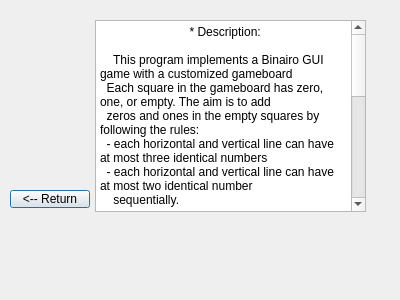
<?xml version="1.0" encoding="UTF-8"?>
<ui version="4.0">
 <class>InstructionsDialog</class>
 <widget class="QDialog" name="InstructionsDialog">
  <property name="geometry">
   <rect>
    <x>0</x>
    <y>0</y>
    <width>400</width>
    <height>300</height>
   </rect>
  </property>
  <property name="cursor">
   <cursorShape>PointingHandCursor</cursorShape>
  </property>
  <property name="windowTitle">
   <string>Dialog</string>
  </property>
  <widget class="QPushButton" name="pushButton">
   <property name="geometry">
    <rect>
     <x>10</x>
     <y>190</y>
     <width>80</width>
     <height>18</height>
    </rect>
   </property>
   <property name="text">
    <string>&lt;-- Return</string>
   </property>
  </widget>
  <widget class="QTextBrowser" name="textBrowser">
   <property name="geometry">
    <rect>
     <x>95</x>
     <y>20</y>
     <width>271</width>
     <height>192</height>
    </rect>
   </property>
   <property name="html">
    <string>&lt;!DOCTYPE HTML PUBLIC &quot;-//W3C//DTD HTML 4.0//EN&quot; &quot;http://www.w3.org/TR/REC-html40/strict.dtd&quot;&gt;
&lt;html&gt;&lt;head&gt;&lt;meta name=&quot;qrichtext&quot; content=&quot;1&quot; /&gt;&lt;meta charset=&quot;utf-8&quot; /&gt;&lt;style type=&quot;text/css&quot;&gt;
p, li { white-space: pre-wrap; }
hr { height: 1px; border-width: 0; }
li.unchecked::marker { content: &quot;\2610&quot;; }
li.checked::marker { content: &quot;\2612&quot;; }
&lt;/style&gt;&lt;/head&gt;&lt;body style=&quot; font-family:'Segoe UI'; font-size:9pt; font-weight:400; font-style:normal;&quot;&gt;
&lt;p align=&quot;center&quot; style=&quot; margin-top:0px; margin-bottom:0px; margin-left:0px; margin-right:0px; -qt-block-indent:0; text-indent:0px;&quot;&gt; * Description:&lt;/p&gt;
&lt;p align=&quot;center&quot; style=&quot;-qt-paragraph-type:empty; margin-top:0px; margin-bottom:0px; margin-left:0px; margin-right:0px; -qt-block-indent:0; text-indent:0px;&quot;&gt;&lt;br /&gt;&lt;/p&gt;
&lt;p style=&quot; margin-top:0px; margin-bottom:0px; margin-left:0px; margin-right:0px; -qt-block-indent:0; text-indent:0px;&quot;&gt;    This program implements a Binairo GUI game with a customized gameboard&lt;/p&gt;
&lt;p style=&quot; margin-top:0px; margin-bottom:0px; margin-left:0px; margin-right:0px; -qt-block-indent:0; text-indent:0px;&quot;&gt;  Each square in the gameboard has zero, one, or empty. The aim is to add&lt;/p&gt;
&lt;p style=&quot; margin-top:0px; margin-bottom:0px; margin-left:0px; margin-right:0px; -qt-block-indent:0; text-indent:0px;&quot;&gt;  zeros and ones in the empty squares by following the rules:&lt;/p&gt;
&lt;p style=&quot; margin-top:0px; margin-bottom:0px; margin-left:0px; margin-right:0px; -qt-block-indent:0; text-indent:0px;&quot;&gt;  - each horizontal and vertical line can have at most three identical numbers&lt;/p&gt;
&lt;p style=&quot; margin-top:0px; margin-bottom:0px; margin-left:0px; margin-right:0px; -qt-block-indent:0; text-indent:0px;&quot;&gt;  - each horizontal and vertical line can have at most two identical number&lt;/p&gt;
&lt;p style=&quot; margin-top:0px; margin-bottom:0px; margin-left:0px; margin-right:0px; -qt-block-indent:0; text-indent:0px;&quot;&gt;    sequentially.&lt;/p&gt;
&lt;p style=&quot; margin-top:0px; margin-bottom:0px; margin-left:0px; margin-right:0px; -qt-block-indent:0; text-indent:0px;&quot;&gt;  &lt;/p&gt;
&lt;p style=&quot; margin-top:0px; margin-bottom:0px; margin-left:0px; margin-right:0px; -qt-block-indent:0; text-indent:0px;&quot;&gt;    At first, the user is asked, if the gameboard will be filled with&lt;/p&gt;
&lt;p style=&quot; margin-top:0px; margin-bottom:0px; margin-left:0px; margin-right:0px; -qt-block-indent:0; text-indent:0px;&quot;&gt; randomly drawn characters, or with user-given character input as &amp;quot;1 001 ...&amp;quot;. In the first&lt;/p&gt;
&lt;p style=&quot; margin-top:0px; margin-bottom:0px; margin-left:0px; margin-right:0px; -qt-block-indent:0; text-indent:0px;&quot;&gt;  option, a seed value for the random number generator will be asked next.&lt;/p&gt;
&lt;p style=&quot; margin-top:0px; margin-bottom:0px; margin-left:0px; margin-right:0px; -qt-block-indent:0; text-indent:0px;&quot;&gt;  If the player inputs an invalid setting, it will be displayed on-screen&lt;/p&gt;
&lt;p style=&quot; margin-top:0px; margin-bottom:0px; margin-left:0px; margin-right:0px; -qt-block-indent:0; text-indent:0px;&quot;&gt;  &lt;/p&gt;
&lt;p style=&quot; margin-top:0px; margin-bottom:0px; margin-left:0px; margin-right:0px; -qt-block-indent:0; text-indent:0px;&quot;&gt;    On each round, the player can add a 0 or 1 by selecting in on-screen  The player wins if&lt;/p&gt;
&lt;p style=&quot; margin-top:0px; margin-bottom:0px; margin-left:0px; margin-right:0px; -qt-block-indent:0; text-indent:0px;&quot;&gt;  the gameboard has been filled following the rules above. The program does&lt;/p&gt;
&lt;p style=&quot; margin-top:0px; margin-bottom:0px; margin-left:0px; margin-right:0px; -qt-block-indent:0; text-indent:0px;&quot;&gt;  not allow additions violating the above rules, but it is possible to end up&lt;/p&gt;
&lt;p style=&quot; margin-top:0px; margin-bottom:0px; margin-left:0px; margin-right:0px; -qt-block-indent:0; text-indent:0px;&quot;&gt; to a situation where no addition is possible any more.&lt;/p&gt;
&lt;p style=&quot; margin-top:0px; margin-bottom:0px; margin-left:0px; margin-right:0px; -qt-block-indent:0; text-indent:0px;&quot;&gt;  &lt;/p&gt;
&lt;p style=&quot; margin-top:0px; margin-bottom:0px; margin-left:0px; margin-right:0px; -qt-block-indent:0; text-indent:0px;&quot;&gt;The &amp;quot;file input&amp;quot; mode and &amp;quot;restart&amp;quot; button dont work :(&lt;/p&gt;
&lt;p style=&quot;-qt-paragraph-type:empty; margin-top:0px; margin-bottom:0px; margin-left:0px; margin-right:0px; -qt-block-indent:0; text-indent:0px;&quot;&gt;&lt;br /&gt;&lt;/p&gt;&lt;/body&gt;&lt;/html&gt;</string>
   </property>
  </widget>
 </widget>
 <resources/>
 <connections/>
</ui>
